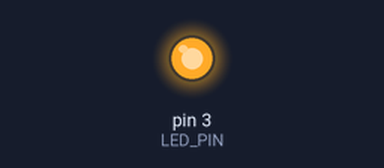
Recording of a sketch running on a simulated Arduino Uno, built with avr-gcc and run on an emulated ATmega328P. Shown: output pins drawn as LEDs (lit = HIGH).

Above: at 7.5 s.
At 24.0 s:
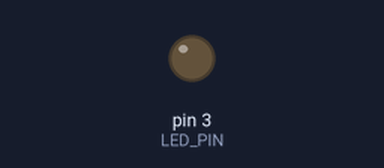
Timing chart, 0 to 42.9 s (numbered marks = the images above):
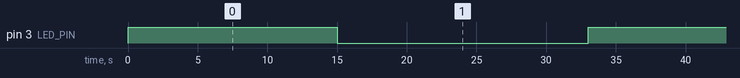

The sketch:

Blink-PWM.ino
```cpp
// (licence header left out)
#define LED_PIN 3       // Define el pin del LED como el pin número 3 en la placa Arduino.
#define BRIGHTNESS 100   // Define el porcentaje de brillo inicial del LED como 50%.

void setup() {
    pinMode(LED_PIN, OUTPUT); // Configura el pin del LED como salida para usar PWM.
}

void loop() {
    int pwmValue = map(BRIGHTNESS, 0, 100, 0, 255); // Mapea el porcentaje de brillo a un valor PWM.
    analogWrite(LED_PIN, pwmValue); // Establece la intensidad del LED con el valor PWM calculado.
    delay(15000);                    // Mantiene el LED en el estado actual durante 1 segundo.
    digitalWrite(LED_PIN, LOW);  // Apaga el LED.
    delay(18000);                 // Mantiene el LED apagado durante 1000 milisegundos (1 segundo).
}
```

Measured:
- by itself, pin 3 (LED_PIN): alternates HIGH for 15.0 s and LOW for 18.0 s
